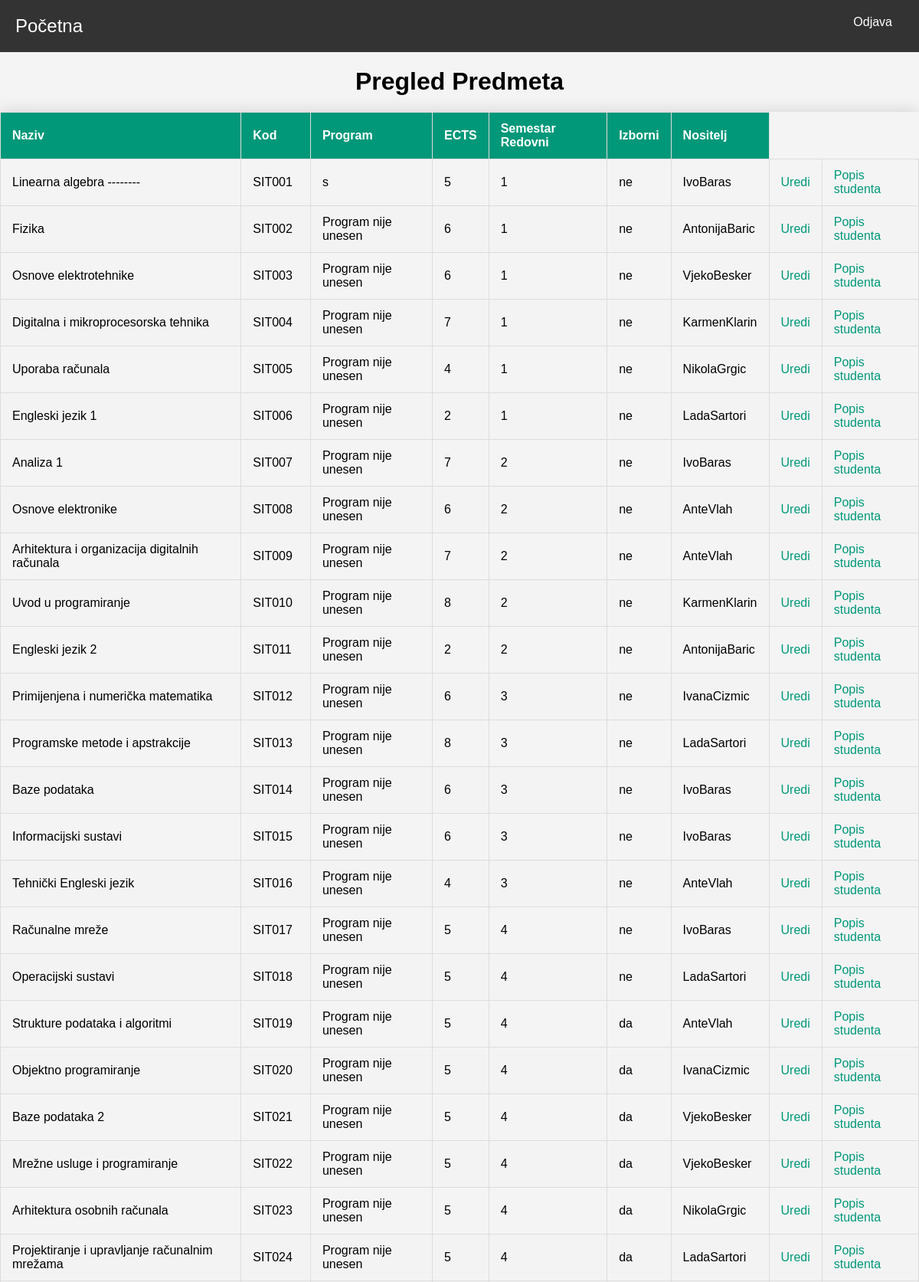
Page /manage_subjects/ (signed in, upper part) on the committed database.
### upis/models.py (models this page shows, shortened)
class Predmet(models.Model):
    naziv = models.CharField(max_length=100)
    kod = models.CharField(max_length=10)
    program = models.TextField()
    ects = models.IntegerField()
    sem_red = models.IntegerField()
    sem_izv = models.IntegerField()
    izborni = models.CharField(max_length=3)
    nositelj = models.ForeignKey(Korisnik, limit_choices_to={'uloga__naziv': 'profesor'}, on_delete=models.CASCADE, related_name='predmeti', null=True)

class Korisnik(AbstractUser):
    uloga = models.ForeignKey(Uloga, on_delete=models.CASCADE)
    objects = KorisnikManager()
    class Meta:
        verbose_name = 'korisnik'
        verbose_name_plural = 'korisnici'

### upis/views.py (the view)
# urls.py: path('manage_subjects/', views.manage_subjects, name='manage_subjects'),
@login_required
def manage_subjects(request):
    if request.user.uloga.naziv != 'admin':
        return redirect('home')
    subjects = Predmet.objects.all()
    return render(request, 'manage_subjects.html', {'subjects': subjects})

### upis/templates/manage_subjects.html (shortened to what this page needs)
<!DOCTYPE html>
<html lang="en">
<head>
    {% load static %}
    <link rel="stylesheet" type="text/css" href="{% static 'css/styles.css' %}">
</head>
<body>
    <nav class="navbar">
        <div class="navbar-brand">
            <a href="{% url 'home' %}">Početna</a>
        </div>
        <ul class="navbar-nav">
            <li class="navbar-right"><a href="{% url 'logout' %}">Odjava</a></li>
        </ul>
    </nav>
    <h1>Pregled Predmeta</h1>
    <table>
        <thead>
            <tr>
                <th>Naziv</th>
                <th>Kod</th>
                <th>Program</th>
                <th>ECTS</th>
                <th>Semestar Redovni</th>
                <th>Izborni</th>
                <th>Nositelj</th>
            </tr>
        </thead>
        <tbody>
            {% for subject in subjects %}
                <tr>
                    <td>{{ subject.naziv }}</td>
                    <td>{{ subject.kod }}</td>
                    <td>{{ subject.program }}</td>
                    <td>{{ subject.ects }}</td>
                    <td>{{ subject.sem_red }}</td>
                    <td>{{ subject.izborni }}</td>
                    <td>{{ subject.nositelj.username }}</td>
                    <td><a href="{% url 'edit_subject' subject.id %}">Uredi</a></td>
                    <td><a href="{% url 'show_upisni_list' subject.id %}">Popis studenta</a></td>
                </tr>
            {% endfor %}
        </tbody>
    </table>
    <br><a href="{% url 'home' %}">Početna stranica</a>
</body>
</html>

### static/css/styles.css (style rules this page uses)
body { font-family: 'Montserrat', sans-serif; margin: 0; padding: 0; background-color: #f4f4f4; }
.navbar { display: flex; justify-content: space-between; align-items: center; background-color: #333; padding: 10px 20px; color: white; }
.navbar-brand a { color: white; text-decoration: none; font-size: 1.5em; }
.navbar-nav { list-style: none; display: flex; margin: 0; padding: 0; }
.navbar-nav li { margin-left: 20px; }
.navbar-nav a { color: white; text-decoration: none; padding: 10px 15px; display: block; }
.navbar-right { margin-left: auto; }
h1 { text-align: center; margin-top: 20px; }
table { width: auto; border-collapse: collapse; margin: 20px 0; font-size: 1em; min-width: 400px; box-shadow: 0 0 20px rgba(0, 0, 0, 0.15); margin: 20px auto; }
table thead tr { background-color: #009879; color: #ffffff; text-align: left; font-weight: bold; }
table th, table td { padding: 12px 15px; border: 1px solid #dddddd; }
table tbody tr:nth-of-type(even) { background-color: #f3f3f3; }
table a { color: #009879; text-decoration: none; }
ul { list-style-type: none; padding: 0; }
ul li { margin-bottom: 10px; }
a { text-decoration: none; color: #333; transition: color 0.3s, filter 0.3s; }

### rows in the picture
Predmet: naziv "Linearna algebra --------", kod "SIT001", program "s", ects "5", sem_red "1", izborni "ne", nositelj.username "IvoBaras"
Predmet: naziv "Fizika", kod "SIT002", program "Program nije unesen", ects "6", sem_red "1", izborni "ne", nositelj.username "AntonijaBaric"
Predmet: naziv "Osnove elektrotehnike", kod "SIT003", program "Program nije unesen", ects "6", sem_red "1", izborni "ne", nositelj.username "VjekoBesker"
Predmet: naziv "Digitalna i mikroprocesorska tehnika", kod "SIT004", program "Program nije unesen", ects "7", sem_red "1", izborni "ne", nositelj.username "KarmenKlarin"
Predmet: naziv "Uporaba računala", kod "SIT005", program "Program nije unesen", ects "4", sem_red "1", izborni "ne", nositelj.username "NikolaGrgic"
Predmet: naziv "Engleski jezik 1", kod "SIT006", program "Program nije unesen", ects "2", sem_red "1", izborni "ne", nositelj.username "LadaSartori"
Predmet: naziv "Analiza 1", kod "SIT007", program "Program nije unesen", ects "7", sem_red "2", izborni "ne", nositelj.username "IvoBaras"
Predmet: naziv "Osnove elektronike", kod "SIT008", program "Program nije unesen", ects "6", sem_red "2", izborni "ne", nositelj.username "AnteVlah"
Predmet: naziv "Arhitektura i organizacija digitalnih računala", kod "SIT009", program "Program nije unesen", ects "7", sem_red "2", izborni "ne", nositelj.username "AnteVlah"
Predmet: naziv "Uvod u programiranje", kod "SIT010", program "Program nije unesen", ects "8", sem_red "2", izborni "ne", nositelj.username "KarmenKlarin"
Predmet: naziv "Engleski jezik 2", kod "SIT011", program "Program nije unesen", ects "2", sem_red "2", izborni "ne", nositelj.username "AntonijaBaric"
Predmet: naziv "Primijenjena i numerička matematika", kod "SIT012", program "Program nije unesen", ects "6", sem_red "3", izborni "ne", nositelj.username "IvanaCizmic"
Predmet: naziv "Programske metode i apstrakcije", kod "SIT013", program "Program nije unesen", ects "8", sem_red "3", izborni "ne", nositelj.username "LadaSartori"
Predmet: naziv "Baze podataka", kod "SIT014", program "Program nije unesen", ects "6", sem_red "3", izborni "ne", nositelj.username "IvoBaras"
Predmet: naziv "Informacijski sustavi", kod "SIT015", program "Program nije unesen", ects "6", sem_red "3", izborni "ne", nositelj.username "IvoBaras"
Predmet: naziv "Tehnički Engleski jezik", kod "SIT016", program "Program nije unesen", ects "4", sem_red "3", izborni "ne", nositelj.username "AnteVlah"
Predmet: naziv "Računalne mreže", kod "SIT017", program "Program nije unesen", ects "5", sem_red "4", izborni "ne", nositelj.username "IvoBaras"
Predmet: naziv "Operacijski sustavi", kod "SIT018", program "Program nije unesen", ects "5", sem_red "4", izborni "ne", nositelj.username "LadaSartori"
Predmet: naziv "Strukture podataka i algoritmi", kod "SIT019", program "Program nije unesen", ects "5", sem_red "4", izborni "da", nositelj.username "AnteVlah"
Predmet: naziv "Objektno programiranje", kod "SIT020", program "Program nije unesen", ects "5", sem_red "4", izborni "da", nositelj.username "IvanaCizmic"
Predmet: naziv "Baze podataka 2", kod "SIT021", program "Program nije unesen", ects "5", sem_red "4", izborni "da", nositelj.username "VjekoBesker"
Predmet: naziv "Mrežne usluge i programiranje", kod "SIT022", program "Program nije unesen", ects "5", sem_red "4", izborni "da", nositelj.username "VjekoBesker"
Predmet: naziv "Arhitektura osobnih računala", kod "SIT023", program "Program nije unesen", ects "5", sem_red "4", izborni "da", nositelj.username "NikolaGrgic"
Predmet: naziv "Projektiranje i upravljanje računalnim mrežama", kod "SIT024", program "Program nije unesen", ects "5", sem_red "4", izborni "da", nositelj.username "LadaSartori"
